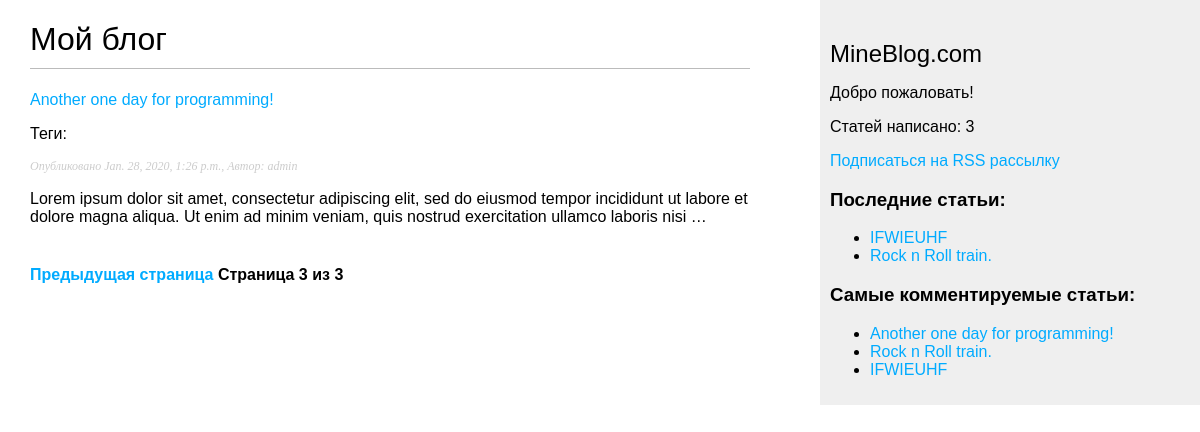
The page /blog/?page=3 on the database as committed earlier.
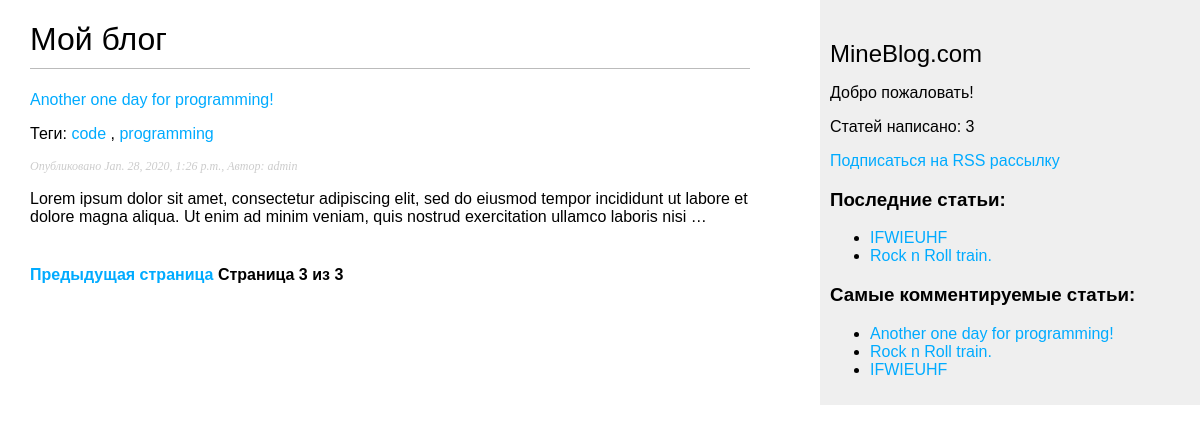
The same page on the database as committed later.
### blog/models.py (models this page shows, shortened)
class Post(models.Model):
    STATUS_CHOICES = (
        ('draft', 'Draft'),
        ('published', 'Published'),
    )
    title = models.CharField(max_length=200)
    slug = models.SlugField(max_length=200, unique_for_date='publish')
    author = models.ForeignKey(User, on_delete=models.CASCADE, related_name='blog_posts')
    body = models.TextField(max_length=pow(10, 5))
    publish = models.DateTimeField(default=timezone.now)
    created = models.DateTimeField(auto_now_add=True)
    updated = models.DateTimeField(auto_now=True)
    status = models.CharField(max_length=10, choices=STATUS_CHOICES, default='draft')
    tags = TaggableManager()
    class Meta:
        ordering = ('-publish',)
    objects = models.Manager()
    published = PublishedManager()
    def get_absolute_url(self):
        return reverse('blog:post_detail', args=[
            self.publish.year, self.publish.month,
            self.publish.day, self.slug,
        ])

### blog/views.py (the view)
# urls.py: path('', views.post_list, name='post_list'),
def post_list(request, tag_slug=None):
    object_list = Post.published.all()
    tag = None
    if tag_slug:
        tag = get_object_or_404(Tag, slug=tag_slug)
        object_list = object_list.filter(tags__in=[tag])
    paginator = Paginator(object_list, 1)  # means 1 articles for each page
    page = request.GET.get('page')
    try:
        posts = paginator.page(page)
    except PageNotAnInteger:
        posts = paginator.page(1)
    except EmptyPage:
        posts = paginator.page(paginator.num_pages)
    return render(request, 'blog/post/list.html', {'page': page,
                                                   'posts': posts,
                                                   'tag': tag})

### blog/models.py (called while the page is built)
    def get_queryset(self):
        return super().get_queryset().filter(status='published')

### blog/templatetags/blog_tags.py (called while the page is built)
@register.simple_tag  # @register.simple_tag(name='name_of_tag')
def total_posts():
    return Post.published.count()

@register.inclusion_tag('blog/post/latest_posts.html')
def show_latest_posts(count=5):
    latest_posts = Post.published.order_by('-publish')[:count]
    return {'latest_posts': latest_posts}

@register.simple_tag
def get_most_commented_posts(count=5):
    return Post.published.annotate(
        total_comments=Count('comments')
    ).order_by('-total_comments')[:count]

@register.filter(name='markdown')
def markdown_format(text):
    return mark_safe(markdown.markdown(text))

### blog/templates/blog/post/list.html (shortened to what this page needs)
{% extends "blog/base.html" %}
{% load blog_tags %}
{% block content %}
    <h1>
        Мой блог
    </h1>
    {% for post in posts %}
        <a href="{{ post.get_absolute_url }}">{{ post.title }}</a>
        <p class="tags">Теги:
            {% for tag in post.tags.all %}
                <a href="{% url "blog:post_list_by_tag" tag.slug %}">
                    {{ tag.name }}
                </a>
                {% if not forloop.last %}, {% endif %}
            {% endfor %}
        </p>
        <p class="date">Опубликовано {{ post.publish }},
            Автор: {{ post.author }}</p>
        {{ post.body|markdown|truncatewords_html:30 }}
    {% endfor %}
    {% include "pagination.html" with page=posts %}
{% endblock %}

### blog/templates/blog/base.html (shortened to what this page needs)
{% load blog_tags %}
{% load static %}
<!DOCTYPE html>
<html lang="en">
<head>
    <link href="{% static "css/blog.css" %}" rel="stylesheet">
</head>
<body>
<div id="content">
    {% block content %}{% endblock %}
</div>
<div id="sidebar">
    <h2>
        MineBlog.com
    </h2>
    <p>
        Добро пожаловать!
    </p>
    <p>
        Статей написано: {% total_posts %}
    </p>
    <p>
        <a href="{% url "blog:post_feed" %}">Подписаться на RSS рассылку</a>
    </p>
    <h3>
        Последние статьи:
    </h3>
    {% show_latest_posts 2 %}
    <h3>
        Самые комментируемые статьи:
    </h3>
    {% get_most_commented_posts as most_commented_posts %}
    <ul>
        {% for post in most_commented_posts %}
            <li>
                <a href="{{ post.get_absolute_url }}">{{ post.title }}</a>
            </li>
        {% endfor %}
    </ul>
</div>
</body>
</html>

### blog/templates/pagination.html (shortened to what this page needs)
<div class="pagination">
    <span class="step-links">
        {% if page.has_previous %}
            <a href="?page={{ page.previous_page_number }}">
            Предыдущая страница
            </a>
        {% endif %}
        <span class="current">
            Страница {{ page.number }} из {{ page.paginator.num_pages }}
        </span>
    </span>
</div>

### blog/templates/blog/post/latest_posts.html
<ul>
    {% for post in latest_posts %}
        <li>
            <a href="{{ post.get_absolute_url }}">{{ post.title }}</a>
        </li>
    {% endfor %}
</ul>

### blog/static/css/blog.css (style rules this page uses)
body { margin: 0; padding: 0; font-family: helvetica, sans-serif; }
a { color: #00abff; text-decoration: none; }
h1 { font-weight: normal; border-bottom: 1px solid #bbb; padding: 0 0 10px 0; }
h2 { font-weight: normal; margin: 30px 0 0; }
#content { float: left; width: 60%; padding: 0 0 0 30px; }
#sidebar { float: right; width: 30%; padding: 10px; background: #efefef; height: 100%; }
p.date { color: #ccc; font-family: georgia, serif; font-size: 12px; font-style: italic; }
.pagination { margin: 40px 0; font-weight: bold; }

Rows that differ between the two databases and show on the page:
added Tag: name "code", shown under Post "Another one day for programming!"
added Tag: name "programming", shown under Post "Another one day for programming!"
